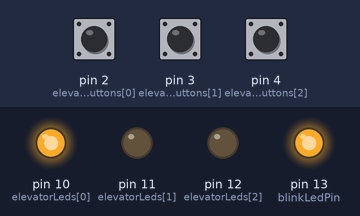
Simulated run of this sketch. Board: Arduino Uno, built with avr-gcc and run on an emulated ATmega328P. On the bench: output pins drawn as LEDs (lit = HIGH). Dashed ring = blinking. The test bench sets the inputs (shaded band); at power-on: pin 3 (elevatorButtons[1]) HIGH, pin 2 (elevatorButtons[0]) HIGH, pin 4 (elevatorButtons[2]) HIGH.

Above: at 1.2 s.
1.3 s: pin 3 (elevatorButtons[1]) pulled LOW for 0.15 s
At 2.55 s:
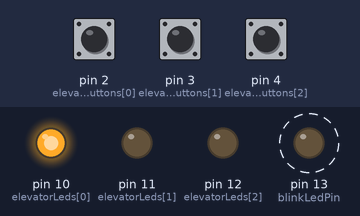
4.4 s: pin 2 (elevatorButtons[0]) pulled LOW for 0.15 s
At 5.2 s:
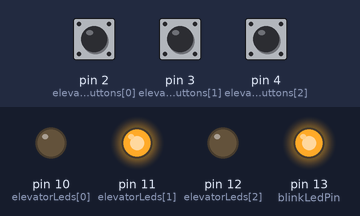
7.5 s: pin 3 (elevatorButtons[1]) pulled LOW for 1 s
At 7.65 s:
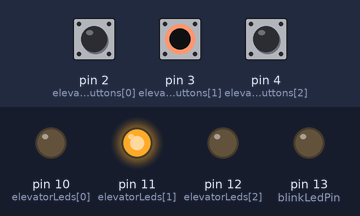
Timing chart, 0 to 16.0 s (numbered marks = the images above; inputs shaded):
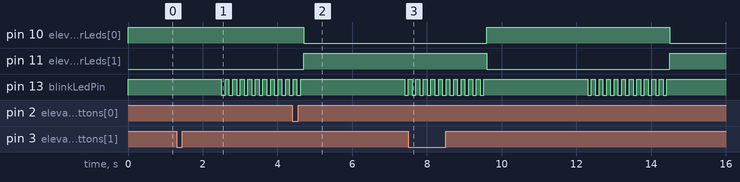

Measured:
- after the input at 1.3 s, pin 13 (blinkLedPin): alternates HIGH for 0.10 s and LOW for 0.10 s, starting after 1.2 s

The sketch:

Homework_2.ino
```cpp
const int DEBOUNCE_DELAY_MS = 50;  // Timpul de debounce pentru butoane
const int TRAVEL_TIME_MS = 2000;   // Durata calatoriei intre etaje
const int BLINK_INTERVAL_MS = 100;
const int DOOR_OPERATION_DELAY_MS = 200; // Timpul de operare a usii
const int WAIT_TIME_MS = 2500;     //Timpul de asteptare cand usa este deschisa
const int blinkLedPin = 13;
unsigned lastBlinkTime;
bool isBlinkOn = false;

const int NUM_FLOORS = 3;

int elevatorLeds[NUM_FLOORS] = {10, 11, 12};  // Pini pentru LED-uri
int elevatorButtons[NUM_FLOORS] = {2, 3, 4}; // Pini pentru butoane
bool buttonIsPressed[NUM_FLOORS] = {false, false, false};
int buttonReading[NUM_FLOORS] = {LOW, LOW, LOW};
int buttonState[NUM_FLOORS] = {LOW, LOW, LOW};
int lastButtonStateChange[NUM_FLOORS] = {0, 0, 0};
int lastDebounceTime[NUM_FLOORS] = {0, 0, 0};

int currentFloorIndex = 0;
int elevatorCurrentFloor = 0;
int doorState = 1;
int doorOperationTime;
int doorOpenTime = 0;
int elevatorState = 0;
int travelStartTime;

void setup() {
  for (int i = 0; i < NUM_FLOORS; i++) {
    pinMode(elevatorButtons[i], INPUT_PULLUP); // Configurare butoane
    pinMode(elevatorLeds[i], OUTPUT);          // Configurare LED-uri
    digitalWrite(elevatorLeds[i], LOW);       // Oprirea tuturor LED-urilor
  }
  digitalWrite(elevatorLeds[elevatorCurrentFloor], HIGH); // Aprind LED-ul pentru etajul curent

  pinMode(blinkLedPin, OUTPUT);
  Serial.begin(9600);
}

void loop() {
  manageBlink();

  buttonReading[currentFloorIndex] = digitalRead(elevatorButtons[currentFloorIndex]);
  if (buttonReading[currentFloorIndex] != lastButtonStateChange[currentFloorIndex]) {
    lastDebounceTime[currentFloorIndex] = millis();
  }

  if (millis() - lastDebounceTime[currentFloorIndex] > DEBOUNCE_DELAY_MS) {
    if (buttonReading[currentFloorIndex] != buttonState[currentFloorIndex]) {
      buttonState[currentFloorIndex] = buttonReading[currentFloorIndex];
      if (buttonState[currentFloorIndex] == LOW) {
        buttonIsPressed[currentFloorIndex] = true; // Butonul este apasat
      }
    }
  }

  lastButtonStateChange[currentFloorIndex] = buttonReading[currentFloorIndex];

  if (doorState == -2) {
    if (millis() >= doorOperationTime + DOOR_OPERATION_DELAY_MS) {
      doorState = 0;
      travelStartTime = millis();
    }
  } else if (doorState == -1) {
    if (millis() >= doorOperationTime + DOOR_OPERATION_DELAY_MS) {
      doorState = 1; // Usa se deschide complet
      doorOpenTime = millis();
    }
  } else if (doorOpenTime + WAIT_TIME_MS <= millis()) {
    if (elevatorState == 0) {
      for (int i = 0; i < NUM_FLOORS; i++) {
        if (buttonIsPressed[i] && i != elevatorCurrentFloor) {
          if (i > elevatorCurrentFloor) {
            elevatorState = 2;
          } else {
            elevatorState = -2;
          }

          doorState = -2; // Usa se inchide
          doorOperationTime = millis();
          travelStartTime = millis();
          break;
        }
      }
    } else if (elevatorState == 1) {
      for (int i = elevatorCurrentFloor + 1; i < NUM_FLOORS; i++) {
        if (buttonIsPressed[i]) {
          elevatorState = 2;
          doorState = -2;
          doorOperationTime = millis();
          travelStartTime = millis();
          break;
        }
      }
      if (elevatorState == 1) {
        elevatorState = 0;
      }
    } else if (elevatorState == -1) {
      for (int i = elevatorCurrentFloor - 1; i >= 0; i--) {
        if (buttonIsPressed[i]) {
          elevatorState = -2;
          doorState = -2;
          doorOperationTime = millis();
          travelStartTime = millis();
          break;
        }
      }
      if (elevatorState == -1) {
        elevatorState = 0;
      }
    } else if (elevatorState == 2) {
      if (millis() >= travelStartTime + TRAVEL_TIME_MS) {
        digitalWrite(elevatorLeds[elevatorCurrentFloor], LOW);
        elevatorCurrentFloor++;
        digitalWrite(elevatorLeds[elevatorCurrentFloor], HIGH); // Actualizarea etajului curent
        elevatorState = 1;
        if (buttonIsPressed[elevatorCurrentFloor]) {
          doorState = -1;
          doorOperationTime = millis();
        }
      }
    } else if (elevatorState == -2) {
      if (millis() >= travelStartTime + TRAVEL_TIME_MS) {
        digitalWrite(elevatorLeds[elevatorCurrentFloor], LOW);
        elevatorCurrentFloor--;
        digitalWrite(elevatorLeds[elevatorCurrentFloor], HIGH); // Actualizarea etajului curent
        elevatorState = -1;
        if (buttonIsPressed[elevatorCurrentFloor]) {
          doorState = -1; // Usa incepe sa se deschida
          doorOperationTime = millis();
        }
      }
    }
  }

  if (doorState == 1) {
    buttonIsPressed[elevatorCurrentFloor] = false;
  }
  currentFloorIndex = (currentFloorIndex + 1) % NUM_FLOORS;
}

void manageBlink() {
  bool isMoving = (elevatorState == 2 || elevatorState == -2);
  // Daca liftul este in miscare
  if (isMoving) {
    if (millis() > lastBlinkTime + BLINK_INTERVAL_MS) {
      isBlinkOn = !isBlinkOn;
      digitalWrite(blinkLedPin, isBlinkOn);
      lastBlinkTime = millis();
    }
  } else {
    isBlinkOn = true;
    digitalWrite(blinkLedPin, isBlinkOn);
  }
}
```
